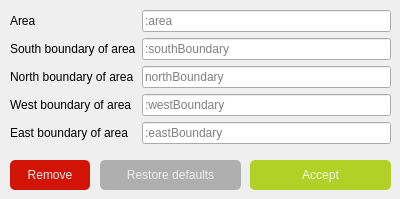
    <widget class="QWidget" name="handoverTab">
     <attribute name="title">
      <string>Handover</string>
     </attribute>
     <widget class="QWidget" name="formLayoutWidget_3">
      <property name="geometry">
       <rect>
        <x>10</x>
        <y>10</y>
        <width>381</width>
        <height>141</height>
       </rect>
      </property>
      <layout class="QFormLayout" name="formLayout_3">
       <item row="0" column="1">
        <widget class="QLineEdit" name="handoverAreaName">
         <property name="placeholderText">
          <string>:area</string>
         </property>
        </widget>
       </item>
       <item row="1" column="0">
        <widget class="QLabel" name="handover_label_2">
         <property name="text">
          <string>South boundary of area</string>
         </property>
        </widget>
       </item>
       <item row="1" column="1">
        <widget class="QLineEdit" name="southHandoverBoundary">
         <property name="placeholderText">
          <string>:southBoundary</string>
         </property>
        </widget>
       </item>
       <item row="2" column="0">
        <widget class="QLabel" name="handover_label_3">
         <property name="text">
          <string>North boundary of area</string>
         </property>
        </widget>
       </item>
       <item row="2" column="1">
        <widget class="QLineEdit" name="northHandoverBoundary">
         <property name="placeholderText">
          <string>northBoundary</string>
         </property>
        </widget>
       </item>
       <item row="3" column="0">
        <widget class="QLabel" name="handover_label_4">
         <property name="text">
          <string>West boundary of area</string>
         </property>
        </widget>
       </item>
       <item row="3" column="1">
        <widget class="QLineEdit" name="westHandoverBoundary">
         <property name="placeholderText">
          <string>:westBoundary</string>
         </property>
        </widget>
       </item>
       <item row="4" column="0">
        <widget class="QLabel" name="handover_label_5">
         <property name="text">
          <string>East boundary of area</string>
         </property>
        </widget>
       </item>
       <item row="4" column="1">
        <widget class="QLineEdit" name="eastHandoverBoundary">
         <property name="placeholderText">
          <string>:eastBoundary</string>
         </property>
        </widget>
       </item>
       <item row="0" column="0">
        <widget class="QLabel" name="handover_label_56">
         <property name="text">
          <string>Area</string>
         </property>
        </widget>
       </item>
      </layout>
     </widget>
     <widget class="QPushButton" name="restoreHandoverBtn">
      <property name="geometry">
       <rect>
        <x>100</x>
        <y>160</y>
        <width>141</width>
        <height>30</height>
       </rect>
      </property>
      <property name="styleSheet">
       <string notr="true">color: #eee;
border-radius:5px;
border-color: #eee;
background-color:#afafaf;</string>
      </property>
      <property name="text">
       <string>Restore defaults</string>
      </property>
      <property name="flat">
       <bool>false</bool>
      </property>
     </widget>
     <widget class="QPushButton" name="setHandoverParamsBtn">
      <property name="geometry">
       <rect>
        <x>250</x>
        <y>160</y>
        <width>141</width>
        <height>30</height>
       </rect>
      </property>
      <property name="minimumSize">
       <size>
        <width>128</width>
        <height>0</height>
       </size>
      </property>
      <property name="styleSheet">
       <string notr="true">color: #f5f5f5;
border-radius:5px;
border-color: #eee;
background-color:#b2d025;</string>
      </property>
      <property name="text">
       <string>Accept</string>
      </property>
     </widget>
     <widget class="QPushButton" name="removeHandoverBtn">
      <property name="geometry">
       <rect>
        <x>10</x>
        <y>160</y>
        <width>80</width>
        <height>30</height>
       </rect>
      </property>
      <property name="palette">
       <palette>
        <active>
         <colorrole role="WindowText">
          <brush brushstyle="SolidPattern">
           <color alpha="255">
            <red>238</red>
            <green>238</green>
            <blue>238</blue>
           </color>
          </brush>
         </colorrole>
         <colorrole role="Button">
          <brush brushstyle="SolidPattern">
           <color alpha="255">
            <red>209</red>
            <green>20</green>
            <blue>6</blue>
           </color>
          </brush>
         </colorrole>
         <colorrole role="Text">
          <brush brushstyle="SolidPattern">
           <color alpha="255">
            <red>238</red>
            <green>238</green>
            <blue>238</blue>
           </color>
          </brush>
         </colorrole>
         <colorrole role="ButtonText">
          <brush brushstyle="SolidPattern">
           <color alpha="255">
            <red>238</red>
            <green>238</green>
            <blue>238</blue>
           </color>
          </brush>
         </colorrole>
         <colorrole role="Base">
          <brush brushstyle="SolidPattern">
           <color alpha="255">
            <red>209</red>
            <green>20</green>
            <blue>6</blue>
           </color>
          </brush>
         </colorrole>
         <colorrole role="Window">
          <brush brushstyle="SolidPattern">
           <color alpha="255">
            <red>209</red>
            <green>20</green>
            <blue>6</blue>
           </color>
          </brush>
         </colorrole>
        </active>
        <inactive>
         <colorrole role="WindowText">
          <brush brushstyle="SolidPattern">
           <color alpha="255">
            <red>238</red>
            <green>238</green>
            <blue>238</blue>
           </color>
          </brush>
         </colorrole>
         <colorrole role="Button">
          <brush brushstyle="SolidPattern">
           <color alpha="255">
            <red>209</red>
            <green>20</green>
            <blue>6</blue>
           </color>
          </brush>
         </colorrole>
         <colorrole role="Text">
          <brush brushstyle="SolidPattern">
           <color alpha="255">
            <red>238</red>
            <green>238</green>
            <blue>238</blue>
           </color>
          </brush>
         </colorrole>
         <colorrole role="ButtonText">
          <brush brushstyle="SolidPattern">
           <color alpha="255">
            <red>238</red>
            <green>238</green>
            <blue>238</blue>
           </color>
          </brush>
         </colorrole>
         <colorrole role="Base">
          <brush brushstyle="SolidPattern">
           <color alpha="255">
            <red>209</red>
            <green>20</green>
            <blue>6</blue>
           </color>
          </brush>
         </colorrole>
         <colorrole role="Window">
          <brush brushstyle="SolidPattern">
           <color alpha="255">
            <red>209</red>
            <green>20</green>
            <blue>6</blue>
           </color>
          </brush>
         </colorrole>
        </inactive>
        <disabled>
         <colorrole role="WindowText">
          <brush brushstyle="SolidPattern">
           <color alpha="255">
            <red>238</red>
            <green>238</green>
            <blue>238</blue>
           </color>
          </brush>
         </colorrole>
         <colorrole role="Button">
          <brush brushstyle="SolidPattern">
           <color alpha="255">
            <red>209</red>
            <green>20</green>
            <blue>6</blue>
           </color>
          </brush>
         </colorrole>
         <colorrole role="Text">
          <brush brushstyle="SolidPattern">
           <color alpha="255">
            <red>238</red>
            <green>238</green>
            <blue>238</blue>
           </color>
          </brush>
         </colorrole>
         <colorrole role="ButtonText">
          <brush brushstyle="SolidPattern">
           <color alpha="255">
            <red>238</red>
            <green>238</green>
            <blue>238</blue>
           </color>
          </brush>
         </colorrole>
         <colorrole role="Base">
          <brush brushstyle="SolidPattern">
           <color alpha="255">
            <red>209</red>
            <green>20</green>
            <blue>6</blue>
           </color>
          </brush>
         </colorrole>
         <colorrole role="Window">
          <brush brushstyle="SolidPattern">
           <color alpha="255">
            <red>209</red>
            <green>20</green>
            <blue>6</blue>
           </color>
          </brush>
         </colorrole>
        </disabled>
       </palette>
      </property>
      <property name="styleSheet">
       <string notr="true">color: #eee;
border-radius:5px;
border-color: #eee;
background-color:#d11406;</string>
      </property>
      <property name="text">
       <string>Remove</string>
      </property>
     </widget>
    </widget>
